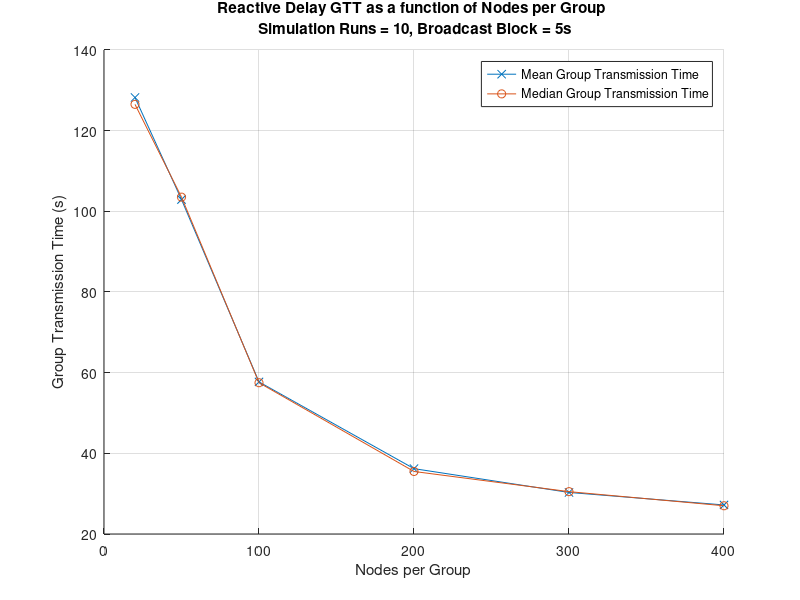
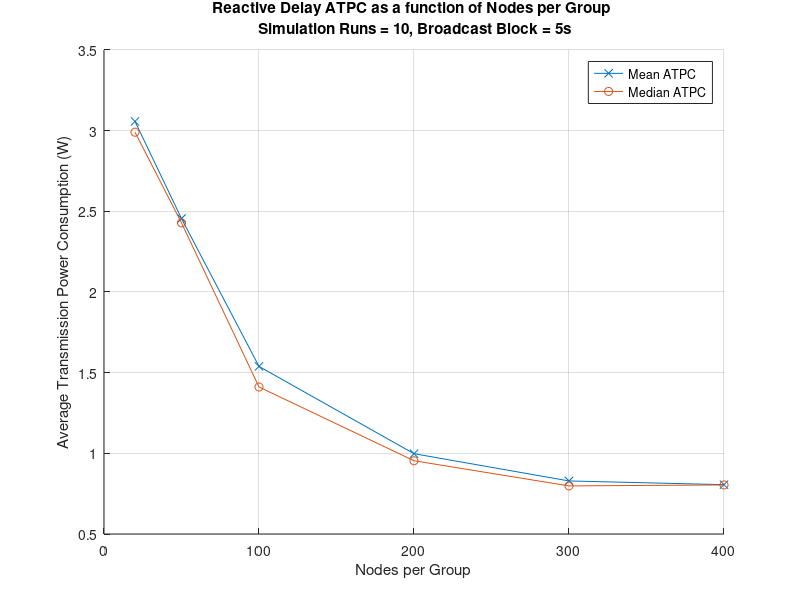

Write MATLAB code to recreate these figures, in order.
clear
close all

algo = 'Reactive Delay';
number_of_runs = 10;
delay = 5;

nodes = [
    20
    50
    100
    200
    300
    400
    ];

mean_GTT = [
    128.2
    102.9000
    57.7000
    36.2000 
    30.3000
    27.2000
    ];

median_GTT = [
    126.5
    103.5
    57.5000
    35.5000
    30.5000
    27
    ];

mean_ATPC = [
    3.0570
    2.4548
    1.5386
    0.9977
    0.8288
    0.8057
    ];

median_ATPC = [
    2.99
    2.4280
    1.4110
    0.9540
    0.7980
    0.8040
    ];

figure(1)
hold on
plot(nodes,mean_GTT,'-x')
plot(nodes,median_GTT,'-o')
hold off
grid on
xlabel('Nodes per Group')
ylabel('Group Transmission Time (s)')
legend('Mean Group Transmission Time', 'Median Group Transmission Time', 'Location', 'best')
str = sprintf('%s GTT as a function of Nodes per Group \n Simulation Runs = %d, Broadcast Block = %ds',algo,number_of_runs,delay);
title(str);

figure(2)
hold on
plot(nodes,mean_ATPC,'-x')
plot(nodes,median_ATPC,'-o')
hold off
grid on
xlabel('Nodes per Group')
ylabel('Average Transmission Power Consumption (W)')
legend('Mean ATPC', 'Median ATPC', 'Location', 'best')
str = sprintf('%s ATPC as a function of Nodes per Group \n Simulation Runs = %d, Broadcast Block = %ds',algo,number_of_runs,delay);
title(str);
